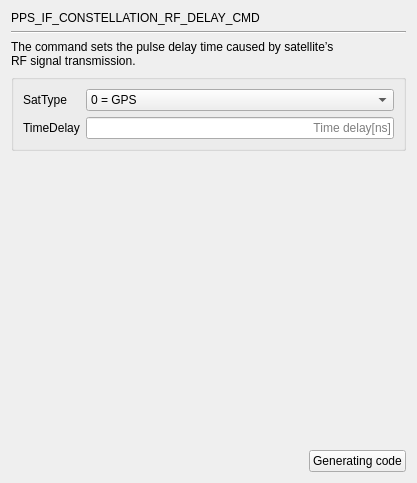
     <widget class="QWidget" name="page_PPS_IF_CONSTELLATION_RF_DELAY_CMD">
      <layout class="QGridLayout" name="gridLayout_47">
       <item row="0" column="0" colspan="2">
        <widget class="QLabel" name="label_99">
         <property name="text">
          <string>PPS_IF_CONSTELLATION_RF_DELAY_CMD</string>
         </property>
        </widget>
       </item>
       <item row="1" column="0" colspan="2">
        <widget class="Line" name="line_27">
         <property name="orientation">
          <enum>Qt::Horizontal</enum>
         </property>
        </widget>
       </item>
       <item row="2" column="0" colspan="2">
        <widget class="QLabel" name="label_100">
         <property name="text">
          <string>The command sets the pulse delay time caused by satellite’s 
RF signal transmission.</string>
         </property>
        </widget>
       </item>
       <item row="3" column="0" colspan="2">
        <widget class="QGroupBox" name="groupBox_19">
         <property name="title">
          <string/>
         </property>
         <layout class="QGridLayout" name="gridLayout_46">
          <item row="0" column="0">
           <widget class="QLabel" name="label_111">
            <property name="text">
             <string>SatType</string>
            </property>
           </widget>
          </item>
          <item row="0" column="1">
           <widget class="QComboBox" name="comboBox_CONSTELLATION_SatType">
            <item>
             <property name="text">
              <string>0 = GPS</string>
             </property>
            </item>
            <item>
             <property name="text">
              <string>1 = GLONASS</string>
             </property>
            </item>
            <item>
             <property name="text">
              <string>3 = Galileo</string>
             </property>
            </item>
            <item>
             <property name="text">
              <string>7 = BDS</string>
             </property>
            </item>
           </widget>
          </item>
          <item row="1" column="0">
           <widget class="QLabel" name="label_112">
            <property name="text">
             <string>TimeDelay</string>
            </property>
           </widget>
          </item>
          <item row="1" column="1">
           <widget class="QLineEdit" name="lineEdit_CONSTELLATION_TimeDelay">
            <property name="alignment">
             <set>Qt::AlignRight|Qt::AlignTrailing|Qt::AlignVCenter</set>
            </property>
            <property name="placeholderText">
             <string>Time delay[ns]</string>
            </property>
           </widget>
          </item>
         </layout>
        </widget>
       </item>
       <item row="4" column="1">
        <spacer name="verticalSpacer_27">
         <property name="orientation">
          <enum>Qt::Vertical</enum>
         </property>
         <property name="sizeHint" stdset="0">
          <size>
           <width>20</width>
           <height>293</height>
          </size>
         </property>
        </spacer>
       </item>
       <item row="5" column="0">
        <spacer name="horizontalSpacer_27">
         <property name="orientation">
          <enum>Qt::Horizontal</enum>
         </property>
         <property name="sizeHint" stdset="0">
          <size>
           <width>292</width>
           <height>20</height>
          </size>
         </property>
        </spacer>
       </item>
       <item row="5" column="1">
        <widget class="QPushButton" name="GC_PPS_IF_CONSTELLATION_RF_DELAY_CMD">
         <property name="layoutDirection">
          <enum>Qt::LeftToRight</enum>
         </property>
         <property name="text">
          <string>Generating code</string>
         </property>
        </widget>
       </item>
      </layout>
     </widget>
